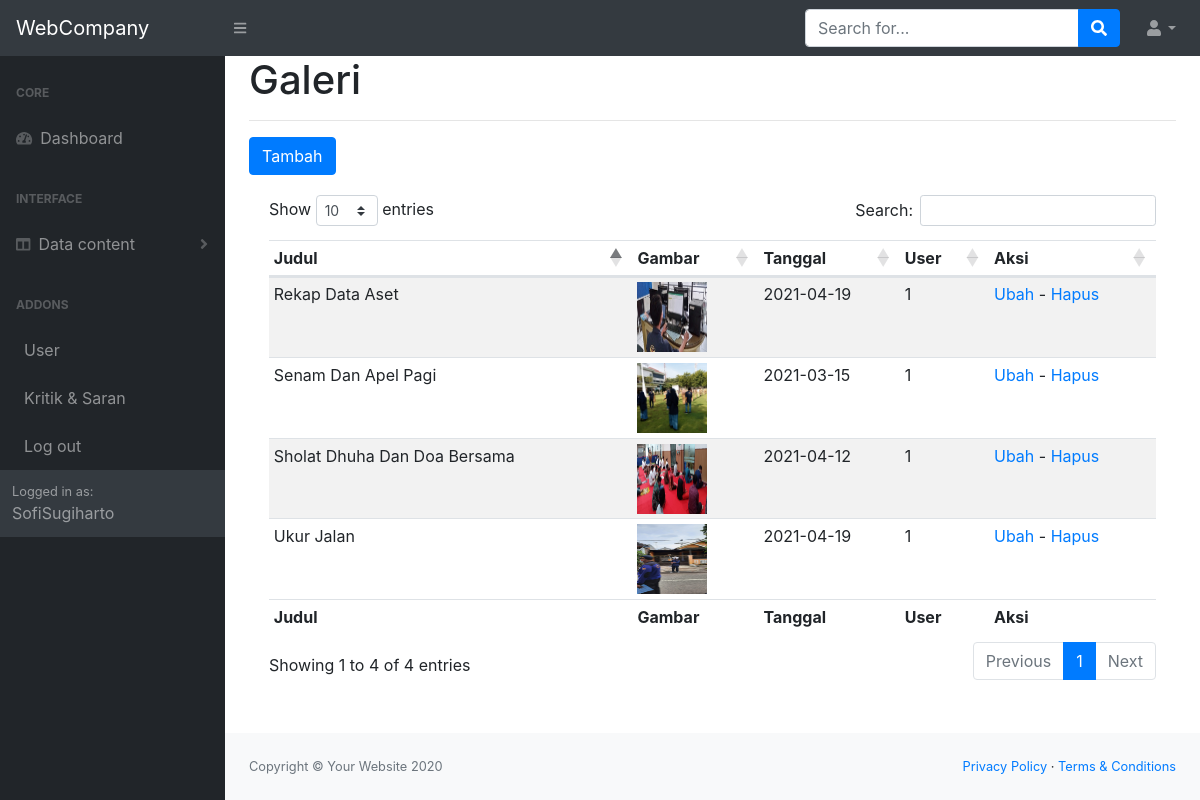
The page /admin/?hal=galeri (signed in) on the database its author committed.
### tables this page shows
CREATE TABLE `galeri` (
  `id_galeri` int(11) NOT NULL,
  `judul_galeri` text NOT NULL,
  `gambar` text NOT NULL,
  `tanggal` date NOT NULL,
  `id_user` int(11) NOT NULL
);

### admin/pages/galeri.php (the view, shortened to what this page needs)
<h1>Galeri</h1>
<hr>
<a href=".?hal=tambahgaleri" class="btn btn-primary">Tambah</a>
<div class="card-body">
                        <div class="table-responsive">
                                    <table class="table table-sm table-striped" id="dataTable" width="100%" cellspacing="0">
                                        <thead>
                                            <tr>
                                                <th>Judul</th>
                                                <th>Gambar</th>
                                                <th>Tanggal</th>
                                                <th>User</th>
                                                <th>Aksi</th>
                                            </tr>
                                        </thead>
                                        <tfoot>
                                                <th>Judul</th>
                                                <th>Gambar</th>
                                                <th>Tanggal</th>
                                                <th>User</th>
                                                <th>Aksi</th>
                                        </tfoot>
                                        <tbody>
                                            <?php
                                                    $sql = "SELECT * FROM galeri";
                                                    $q = mysqli_query($k,$sql);
                                                    while($r = mysqli_fetch_assoc($q)){
                                            ?>
                                                <tr>
                                                    <td><?=$r['judul_galeri'] ?></td>
                                                    <td>
                                                        <img src="../gambar/<?=$r['gambar'] ?>" alt="" width="70" height="70">
                                                    </td>
                                                    <td><?=$r['tanggal'] ?></td>
                                                    <td><?=$r['id_user'] ?></td>
                                                    <td>
                                                       <a href=".?hal=ubahgaleri&id=<?=$r['id_galeri']?>">Ubah</a>
                                                       -
                                                       <a  onclick="return confirm('Apakah Anda Yakin untuk Menghapus ?')" href=".?hal=hapusgaleri&id=<?=$r['id_galeri']?>">Hapus</a>
                                                    </td>
                                                </tr>
                                            <?php }?>
                                        </tbody>
                                    </table>
                        </div>
</div>

### admin/index.php (shortened to what this page needs)
<?php
    if(empty($_SESSION['iduser'])){
        echo"<script>location='login.php'</script>";
    }else{
?>
<!DOCTYPE html>
<html lang="en">
    <head>
        <link href="css/styles.css" rel="stylesheet" />
        <link href="https://cdn.datatables.net/1.10.20/css/dataTables.bootstrap4.min.css" rel="stylesheet" />
    </head>
    <body class="sb-nav-fixed">
        <nav class="sb-topnav navbar navbar-expand navbar-dark bg-dark">
            <a class="navbar-brand" href="index.html">WebCompany</a>
            <button class="btn btn-link btn-sm order-1 order-lg-0" id="sidebarToggle" href="#"><i class="fas fa-bars"></i></button>
            <form class="d-none d-md-inline-block form-inline ml-auto mr-0 mr-md-3 my-2 my-md-0">
                <div class="input-group">
                    <input class="form-control" type="text" placeholder="Search for..." aria-label="Search" aria-describedby="basic-addon2" />
                    <div class="input-group-append">
                        <button class="btn btn-primary" type="button"><i class="fas fa-search"></i></button>
                    </div>
                </div>
            </form>
            <ul class="navbar-nav ml-auto ml-md-0">
                <li class="nav-item dropdown">
                    <a class="nav-link dropdown-toggle" id="userDropdown" href="#" role="button" data-toggle="dropdown" aria-haspopup="true" aria-expanded="false"><i class="fas fa-user fa-fw"></i></a>
                </li>
            </ul>
        </nav>
        <div id="layoutSidenav">
            <div id="layoutSidenav_nav">
                <nav class="sb-sidenav accordion sb-sidenav-dark" id="sidenavAccordion">
                    <div class="sb-sidenav-menu">
                        <div class="nav">
                            <div class="sb-sidenav-menu-heading">Core</div>
                            <a class="nav-link" href=".">
                                <div class="sb-nav-link-icon"><i class="fas fa-tachometer-alt"></i></div>
                                Dashboard
                            </a>
                            <div class="sb-sidenav-menu-heading">Interface</div>
                            <a class="nav-link collapsed" href="#" data-toggle="collapse" data-target="#collapseLayouts" aria-expanded="false" aria-controls="collapseLayouts">
                                <div class="sb-nav-link-icon"><i class="fas fa-columns"></i></div>
                               Data content
                                <div class="sb-sidenav-collapse-arrow"><i class="fas fa-angle-down"></i></div>
                            </a>
                            <div class="sb-sidenav-menu-heading">Addons</div>
                            <a class="nav-link" href="?hal=user">
                                User
                            </a>
                            <a class="nav-link" href=".?hal=kritiksaran">
                                Kritik & Saran
                            </a>
                            <a class="nav-link" href=".?hal=keluar">
                                Log out
                            </a>
                        </div>
                    <div class="sb-sidenav-footer">
                        <div class="small">Logged in as:</div>
                        <?=$_SESSION['namauser']?>
                    </div>
                </nav>
            </div>
            <div id="layoutSidenav_content">
                <main>
                    <div class="container-fluid">
                        <?php
                            $hal = @$_GET['hal'];
                            $beranda = "pages/beranda.php";
                            $p = "pages/$hal.php";
                            if(!empty($hal) && file_exists($p)){
                                include "$p";
                            }else{
                                include "$beranda";
                            }
                        ?>
                    </div>
                </main>
                <footer class="py-4 bg-light mt-auto">
                    <div class="container-fluid">
                        <div class="d-flex align-items-center justify-content-between small">
                            <div class="text-muted">Copyright &copy; Your Website 2020</div>
                            <div>
                                <a href="#">Privacy Policy</a>
                                &middot;
                                <a href="#">Terms &amp; Conditions</a>
                            </div>
                        </div>
                    </div>
                </footer>
            </div>
        </div>
    </body>
</html>
<?php } ?>

### rows shown on the page
galeri: judul_galeri "Senam Dan Apel Pagi", gambar (picture), tanggal "2021-03-15", id_user "1"
galeri: judul_galeri "Sholat Dhuha Dan Doa Bersama", gambar (picture), tanggal "2021-04-12", id_user "1"
galeri: judul_galeri "Ukur Jalan", gambar (picture), tanggal "2021-04-19", id_user "1"
galeri: judul_galeri "Rekap Data Aset", gambar (picture), tanggal "2021-04-19", id_user "1"

### other values the page prints
$_SESSION['namauser'] "SofiSugiharto"
